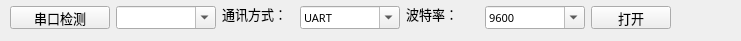
   <widget class="QWidget" name="widget_2" native="true">
    <property name="geometry">
     <rect>
      <x>10</x>
      <y>0</y>
      <width>741</width>
      <height>41</height>
     </rect>
    </property>
    <widget class="QPushButton" name="btnComOpen">
     <property name="geometry">
      <rect>
       <x>591</x>
       <y>6</y>
       <width>80</width>
       <height>23</height>
      </rect>
     </property>
     <property name="font">
      <font>
       <family>宋体</family>
       <pointsize>10</pointsize>
      </font>
     </property>
     <property name="text">
      <string>打开</string>
     </property>
    </widget>
    <widget class="QComboBox" name="cboxSerialNumber">
     <property name="geometry">
      <rect>
       <x>116</x>
       <y>6</y>
       <width>100</width>
       <height>23</height>
      </rect>
     </property>
     <property name="sizePolicy">
      <sizepolicy hsizetype="Preferred" vsizetype="Fixed">
       <horstretch>0</horstretch>
       <verstretch>0</verstretch>
      </sizepolicy>
     </property>
     <property name="minimumSize">
      <size>
       <width>100</width>
       <height>0</height>
      </size>
     </property>
     <property name="font">
      <font>
       <family>小米兰亭</family>
       <pointsize>8</pointsize>
      </font>
     </property>
     <property name="editable">
      <bool>true</bool>
     </property>
    </widget>
    <widget class="QLabel" name="lab_6">
     <property name="geometry">
      <rect>
       <x>406</x>
       <y>6</y>
       <width>71</width>
       <height>16</height>
      </rect>
     </property>
     <property name="font">
      <font>
       <family>宋体</family>
       <pointsize>10</pointsize>
      </font>
     </property>
     <property name="text">
      <string>波特率：</string>
     </property>
    </widget>
    <widget class="QPushButton" name="btnComCheck">
     <property name="geometry">
      <rect>
       <x>10</x>
       <y>6</y>
       <width>100</width>
       <height>23</height>
      </rect>
     </property>
     <property name="minimumSize">
      <size>
       <width>100</width>
       <height>0</height>
      </size>
     </property>
     <property name="font">
      <font>
       <family>宋体</family>
       <pointsize>10</pointsize>
      </font>
     </property>
     <property name="text">
      <string>串口检测</string>
     </property>
    </widget>
    <widget class="QComboBox" name="cboxComunicatMenth">
     <property name="geometry">
      <rect>
       <x>300</x>
       <y>6</y>
       <width>100</width>
       <height>23</height>
      </rect>
     </property>
     <property name="sizePolicy">
      <sizepolicy hsizetype="Preferred" vsizetype="Fixed">
       <horstretch>0</horstretch>
       <verstretch>0</verstretch>
      </sizepolicy>
     </property>
     <property name="minimumSize">
      <size>
       <width>100</width>
       <height>0</height>
      </size>
     </property>
     <property name="font">
      <font>
       <family>微软雅黑</family>
       <pointsize>8</pointsize>
      </font>
     </property>
     <property name="editable">
      <bool>true</bool>
     </property>
     <item>
      <property name="text">
       <string>UART</string>
      </property>
     </item>
     <item>
      <property name="text">
       <string>CAN</string>
      </property>
     </item>
     <item>
      <property name="text">
       <string>SMBUS</string>
      </property>
     </item>
    </widget>
    <widget class="QLabel" name="lab_2">
     <property name="geometry">
      <rect>
       <x>222</x>
       <y>6</y>
       <width>81</width>
       <height>16</height>
      </rect>
     </property>
     <property name="font">
      <font>
       <family>宋体</family>
       <pointsize>10</pointsize>
      </font>
     </property>
     <property name="text">
      <string>通讯方式：</string>
     </property>
    </widget>
    <widget class="QComboBox" name="cboxBaudrate">
     <property name="geometry">
      <rect>
       <x>485</x>
       <y>6</y>
       <width>100</width>
       <height>23</height>
      </rect>
     </property>
     <property name="sizePolicy">
      <sizepolicy hsizetype="Preferred" vsizetype="Fixed">
       <horstretch>0</horstretch>
       <verstretch>0</verstretch>
      </sizepolicy>
     </property>
     <property name="minimumSize">
      <size>
       <width>100</width>
       <height>0</height>
      </size>
     </property>
     <property name="font">
      <font>
       <family>小米兰亭</family>
       <pointsize>8</pointsize>
      </font>
     </property>
     <property name="editable">
      <bool>true</bool>
     </property>
     <item>
      <property name="text">
       <string>9600</string>
      </property>
     </item>
     <item>
      <property name="text">
       <string>19200</string>
      </property>
     </item>
     <item>
      <property name="text">
       <string>38400</string>
      </property>
     </item>
     <item>
      <property name="text">
       <string>115200</string>
      </property>
     </item>
     <item>
      <property name="text">
       <string>125000</string>
      </property>
     </item>
     <item>
      <property name="text">
       <string>250000</string>
      </property>
     </item>
     <item>
      <property name="text">
       <string>500000</string>
      </property>
     </item>
     <item>
      <property name="text">
       <string>666666</string>
      </property>
     </item>
     <item>
      <property name="text">
       <string>1000000</string>
      </property>
     </item>
    </widget>
    <widget class="QLabel" name="label_comstate">
     <property name="geometry">
      <rect>
       <x>677</x>
       <y>6</y>
       <width>51</width>
       <height>21</height>
      </rect>
     </property>
     <property name="text">
      <string/>
     </property>
    </widget>
   </widget>
